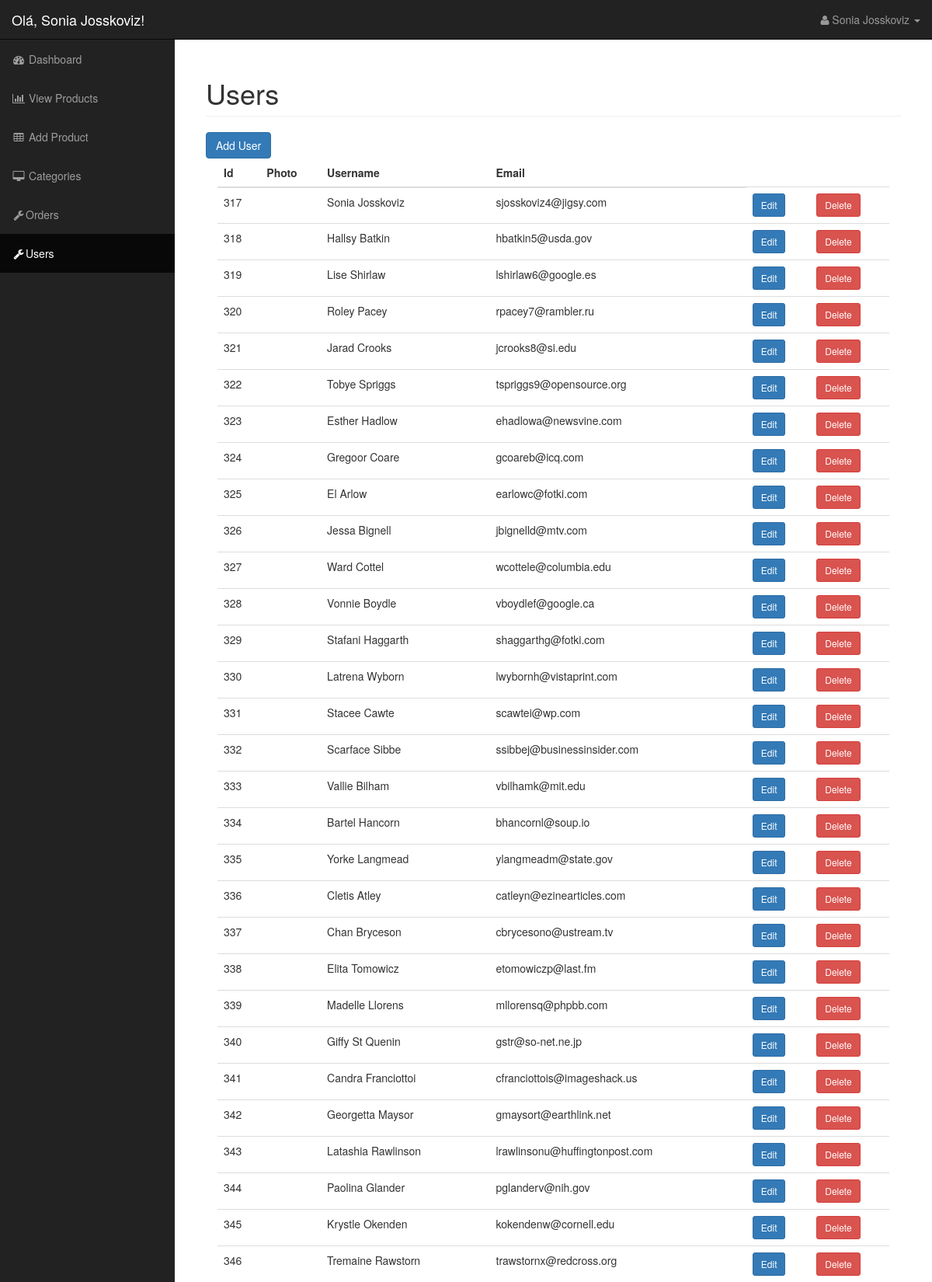
The app's page /admin/index.php?page=users (signed in, upper part) with its own data.
### tables this page shows
CREATE TABLE `users` (
  `id` int(11) NOT NULL,
  `name` varchar(255) NOT NULL,
  `image` varchar(255) DEFAULT NULL,
  `email` varchar(255) NOT NULL,
  `password` varchar(255) NOT NULL
);

### admin/index.php (called while the page is built, shortened)
<?php
require_once TEMPLATE_BACK . '/header.php';
isset($_GET['page']) ? include $_GET['page'] . '.php' : include 'dashboard.php';
require_once TEMPLATE_BACK . '/footer.php';

### resources/functions.php (called while the page is built, shortened)
	<?php
function query($sql) {
	global $connection;
	return mysqli_query($connection, $sql);
}
function fetch_array($result) {
	return mysqli_fetch_array($result);
}
		?>

### admin/users.php (the view, shortened to what this page needs)
<div id="page-wrapper">
  <div class="container-fluid">
    <div class="col-lg-12">
      <h1 class="page-header">
        Users
      </h1>
      <a href="?page=add_user" class="btn btn-primary">Add User</a>
      <div class="col-md-12">
        <table class="table table-hover">
          <thead>
            <tr>
              <th>Id</th>
              <th>Photo</th>
              <th>Username</th>
              <th>Email</th>
            </tr>
          </thead>
          <tbody>
            <?php
            $query = query("SELECT * FROM users");
            while ($row = fetch_array($query)) {
              $id = $row['id'];
              ?>
              <tr>
                <td><?= $row['id'] ?></td>
                <?php if ($row['image'] == ''): ?>
                  <td>
                  </td>
                <?php else: ?>
                  <td>
                    <img class="admin-user-thumbnail user_image" src="<?= $row['image'] ?>" alt="<?= $row['name'] ?>" height="40px">
                  </td>
                <?php endif ?>
                <td><?= $row['name'] ?></td>
                <td><?= $row['email'] ?></td>
                <td>
                  <a href="?page=edit_user&id=<?= $id ?>" class="btn btn-sm btn-primary">
                    Edit
                  </a>
                </td>
                <td>
                  <form action="" method="post">
                    <button class="btn btn-sm btn-danger" type="submit" name="delete_user" value="<?= $row['id'] ?>">
                      Delete
                    </button>
                  </form>
                </td>
              </tr>
              <?php
            }
            ?>
          </tbody>
        </table>
      </div>
    </div>
  </div>
</div>

### admin/css/sb-admin.css (style rules this page uses)
body { margin-top: 100px; background-color: #222; }
@media (min-width:768px) { body { margin-top: 50px; } }
#page-wrapper { width: 100%; padding: 0; background-color: #fff; }
@media (min-width:768px) { #page-wrapper { padding: 10px; } }

### records on screen
users: id "317", name "Sonia Josskoviz", email "sjosskoviz4@jigsy.com"
users: id "318", name "Hallsy Batkin", email "hbatkin5@usda.gov"
users: id "319", name "Lise Shirlaw", email "lshirlaw6@google.es"
users: id "320", name "Roley Pacey", email "rpacey7@rambler.ru"
users: id "321", name "Jarad Crooks", email "jcrooks8@si.edu"
users: id "322", name "Tobye Spriggs", email "tspriggs9@opensource.org"
users: id "323", name "Esther Hadlow", email "ehadlowa@newsvine.com"
users: id "324", name "Gregoor Coare", email "gcoareb@icq.com"
users: id "325", name "El Arlow", email "earlowc@fotki.com"
users: id "326", name "Jessa Bignell", email "jbignelld@mtv.com"
users: id "327", name "Ward Cottel", email "wcottele@columbia.edu"
users: id "328", name "Vonnie Boydle", email "vboydlef@google.ca"
users: id "329", name "Stafani Haggarth", email "shaggarthg@fotki.com"
users: id "330", name "Latrena Wyborn", email "lwybornh@vistaprint.com"
users: id "331", name "Stacee Cawte", email "scawtei@wp.com"
users: id "332", name "Scarface Sibbe", email "ssibbej@businessinsider.com"
users: id "333", name "Vallie Bilham", email "vbilhamk@mit.edu"
users: id "334", name "Bartel Hancorn", email "bhancornl@soup.io"
users: id "335", name "Yorke Langmead", email "ylangmeadm@state.gov"
users: id "336", name "Cletis Atley", email "catleyn@ezinearticles.com"
users: id "337", name "Chan Bryceson", email "cbrycesono@ustream.tv"
users: id "338", name "Elita Tomowicz", email "etomowiczp@last.fm"
users: id "339", name "Madelle Llorens", email "mllorensq@phpbb.com"
users: id "340", name "Giffy St Quenin", email "gstr@so-net.ne.jp"
users: id "341", name "Candra Franciottoi", email "cfranciottois@imageshack.us"
users: id "342", name "Georgetta Maysor", email "gmaysort@earthlink.net"
users: id "343", name "Latashia Rawlinson", email "lrawlinsonu@huffingtonpost.com"
users: id "344", name "Paolina Glander", email "pglanderv@nih.gov"
users: id "345", name "Krystle Okenden", email "kokendenw@cornell.edu"
users: id "346", name "Tremaine Rawstorn", email "trawstornx@redcross.org"

### other values on screen
$_SESSION['username'] "Sonia Josskoviz"
